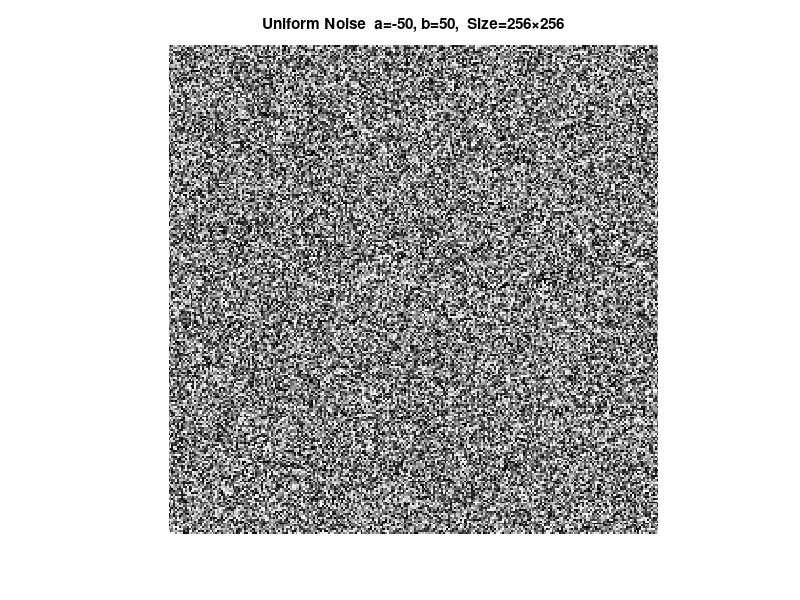

MATLAB code for this plot: (Note: this script raises an error after producing the figure.)
function n = UniformNoise(M, N, a, b)
% Returns an M×N Uniform noise matrix distributed in [a, b].
% Called with no output (standalone): displays figure and saves result.
if nargin < 1, M = 256; end
if nargin < 2, N = 256; end
if nargin < 3, a = -50; end
if nargin < 4, b =  50; end

n = a + (b - a) * rand(M, N);

if nargout == 0
    figure;
    imshow(n, []);
    title(sprintf('Uniform Noise  a=%g, b=%g,  Size=%d\\times%d', a, b, M, N));
    save_figure('UniformNoise');
    fprintf('Noise matrix n(x,y):\n');
    fprintf('  Size:  %d x %d\n', M, N);
    fprintf('  Mean:  %.4f\n', mean(n(:)));
    fprintf('  Std:   %.4f\n', std(n(:)));
    fprintf('  Min:   %.4f\n', min(n(:)));
    fprintf('  Max:   %.4f\n', max(n(:)));
end
